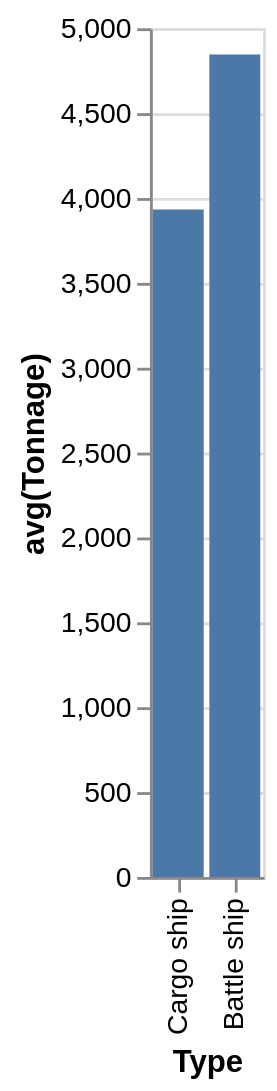

This figure's Vega-Lite source:
### Vega-Lite specification from a JSON file in a GitHub repository (floating-point values rounded to 4 significant figures)
{"data": {"values": [{"x_data": "Battle ship", "y_data": 4845}, {"x_data": "Cargo ship", "y_data": 3932.0}]}, "mark": "bar", "encoding": {"x": {"field": "x_data", "type": "nominal", "title": "Type", "sort": "descending"}, "y": {"field": "y_data", "type": "quantitative", "title": "avg(Tonnage)"}}}
